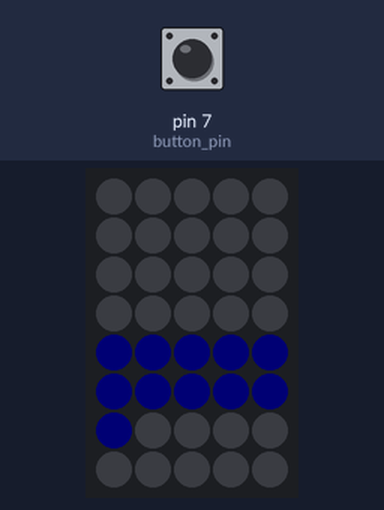
The sketch below on a simulated Arduino Uno, built with avr-gcc and run on an emulated ATmega328P. Parts: 5×8 RGB LED matrix (first LED top left, wired row by row). The test bench sets the inputs (shaded band); at power-on: pin 7 (button_pin) LOW. Dim RGB values are drawn brighter than linear; random numbers use the default seed unless the sketch sets one.

Above: at 0.1 s.
At 5.9 s:
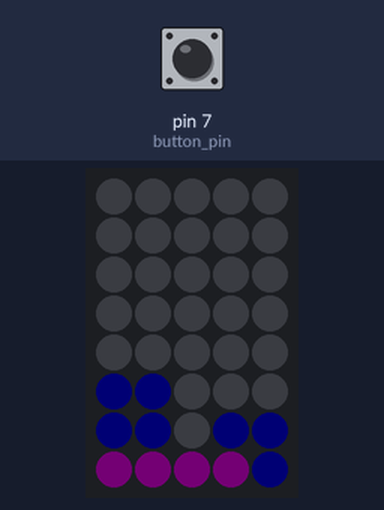
At 7.9 s:
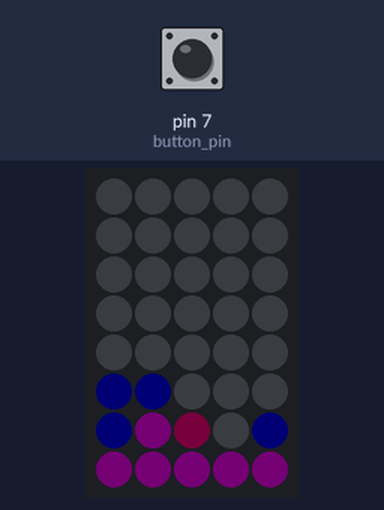
At 8.8 s:
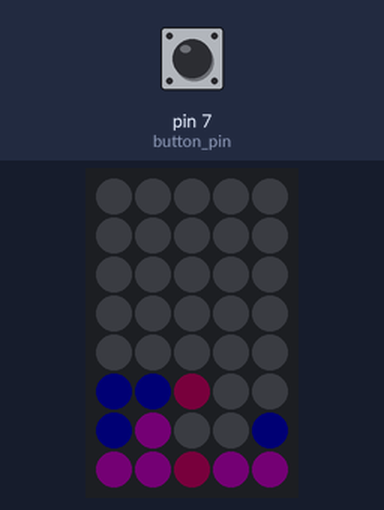
At 15.3 s:
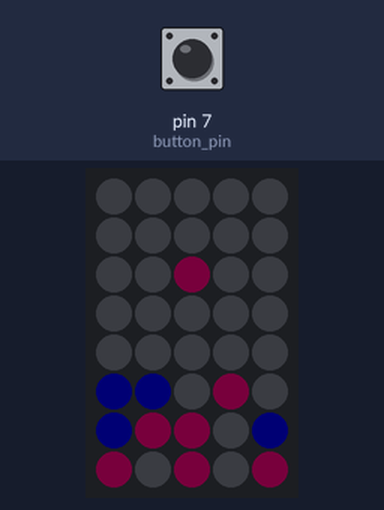
At 37.1 s:
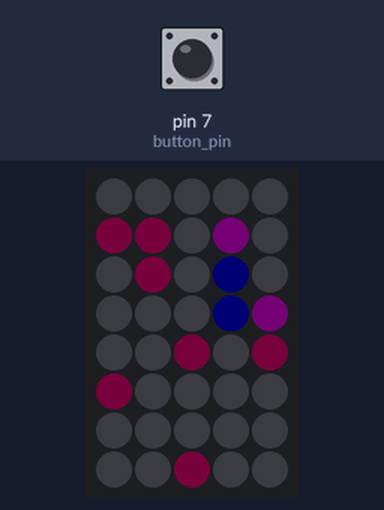

Measured:
- what the display in image 1 shows lasts 0.8 s, from 5.9 s to 6.7 s
- what the display in image 2 shows lasts 0.7 s, from 7.9 s to 8.6 s

The sketch:

XC3730_LAVA_LAMP_COLOURS.ino
```cpp
#include <Adafruit_GFX.h>
#include <Adafruit_NeoMatrix.h>
#include <Adafruit_NeoPixel.h>

#define COLUMNS 5
#define ROWS 8
#define MATRIX_CFG NEO_MATRIX_TOP+NEO_MATRIX_RIGHT+NEO_MATRIX_COLUMNS+NEO_MATRIX_PROGRESSIVE,NEO_GRB+NEO_KHZ800
//some colours with nice names
#define BLACK 0x0000
#define BLUE 0x001F
#define RED 0xF800
#define GREEN 0x07E0
#define CYAN 0x07FF
#define MAGENTA 0xF81F
#define YELLOW 0xFFE0
#define WHITE 0xFFFF
#define GREY 0x8410

#define BLOB_COUNT 11
#define BACK_COLOUR 0x0010
//assume minimum is 0
#define BLOB_T_MAX 7
#define AMBIENT 5
char blobx[BLOB_COUNT];
char bloby[BLOB_COUNT];
char blobt[BLOB_COUNT];
char heatMap[ROWS][COLUMNS]={
  {-2,-2,-2,-2,-2},
  {-1, 0, 0, 0,-1},
  { 0, 0, 0, 0, 0},
  { 0, 0, 0, 0, 0},
  { 0, 0, 0, 0, 0},
  { 0, 0, 0, 0, 0},
  { 0, 1, 1, 1, 0},
  { 1, 1, 2, 1, 1}
};
uint16_t tempColour[BLOB_T_MAX+1]={
  0x8B98,0x9B18,0xAA98,0xBA18,0xC998,0xD918,0xE898,0xF818  //hot=magenta, cool=purple
  //0x1BD5,0x3BD3,0x5BD1,0x7BCF,0x9BCD,0xBBCB,0xDBC9,0xFBC7  //hot=orange, cool=blue
  //MAGENTA,MAGENTA,MAGENTA,MAGENTA,MAGENTA,MAGENTA,MAGENTA,MAGENTA //all the same Magenta
};

Adafruit_NeoMatrix matrix = Adafruit_NeoMatrix(COLUMNS, ROWS, 13,MATRIX_CFG);

const int button_pin = 7;
const int led_pin = 13;

void setup() {
  char i;
  matrix.begin();
  matrix.setBrightness(2);
  matrix.fillScreen(0);
  matrix.show();
  for(i=0;i<BLOB_COUNT;i++){
    blobx[i]=i%COLUMNS;
    bloby[i]=i/COLUMNS+ROWS/2;
    blobt[i]=0;
  }
  pinMode( button_pin, INPUT );
  pinMode( led_pin, OUTPUT );
}

void loop() {
  char i,j;
  int button_state = digitalRead( button_pin );
  if ( button_state == HIGH ) {
    digitalWrite( led_pin, HIGH );
  }
  else {
    digitalWrite( led_pin, LOW );
  }
  for(j=0;j<BLOB_COUNT;j++){
    updateBlob(j);
    matrix.fillScreen(BACK_COLOUR);
    for(i=0;i<BLOB_COUNT;i++){
      matrix.drawPixel(blobx[i],bloby[i],tempColour[blobt[i]]);
    }
    matrix.show();
    delay(150);
  }
}

void updateBlob(char j){
  char dx,dy;
  dx=0;
  dy=0;
  blobt[j]=blobt[j]+heatMap[bloby[j]][blobx[j]];
  if(blobt[j]<0){blobt[j]=0;}
  if(blobt[j]>BLOB_T_MAX){blobt[j]=BLOB_T_MAX;}
  dy=AMBIENT-blobt[j]+random(-1,2);
  if(dy<-1){dy=-1;}
  if(dy>1){dy=1;}
  if(dy==0){dx=random(-1,2);}
  if(testMove(j,dx,dy)==0){
    dx=random(-1,2);    //try a random shuffle
    dy=random(-1,2);
    if(testMove(j,dx,dy)==0){ //keep the same
      dx=0;
      dy=0;
    }
  }
  bloby[j]=bloby[j]+dy;
  blobx[j]=blobx[j]+dx;
}

char testMove(char j, char dx, char dy){    //see if move valid (ie no blob in the way)
  char i;
  for(i=0;i<BLOB_COUNT;i++){
    if(i!=j){
      if(((blobx[j]+dx)==blobx[i])&&((bloby[j]+dy)==bloby[i])){
        return 0; //collision
      }
    }
  }
  if((blobx[j]+dx)<0){return 0;}    //OOB
  if((blobx[j]+dx)>(COLUMNS-1)){return 0;}    //OOB
  if((bloby[j]+dy)<0){return 0;}    //OOB
  if((bloby[j]+dy)>(ROWS-1)){return 0;}    //OOB
  return 1;
}
```
